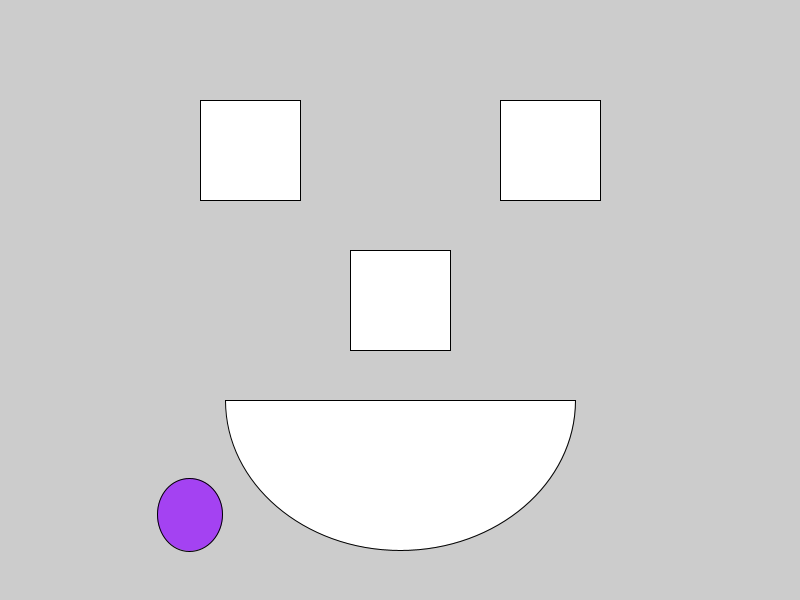
Frame 1 (no input)
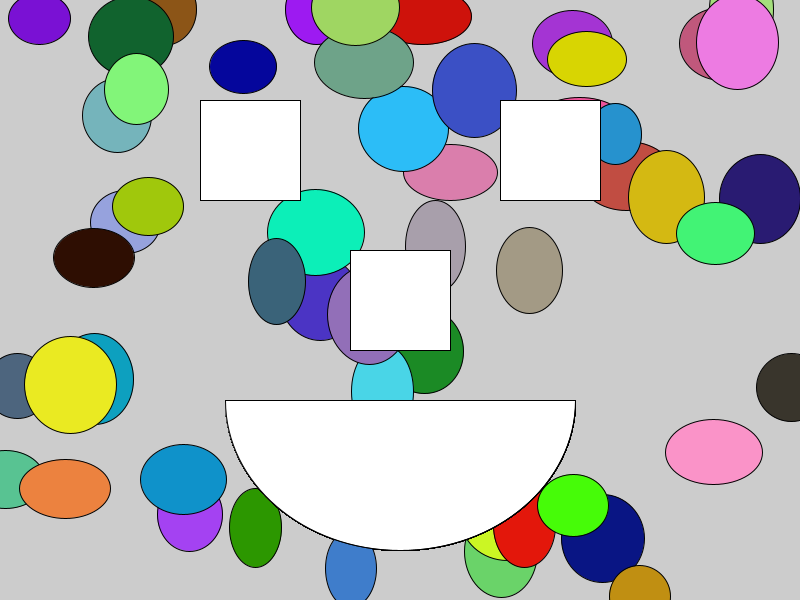
Frame 60 (the mouse pressed at the canvas centre just before this capture)
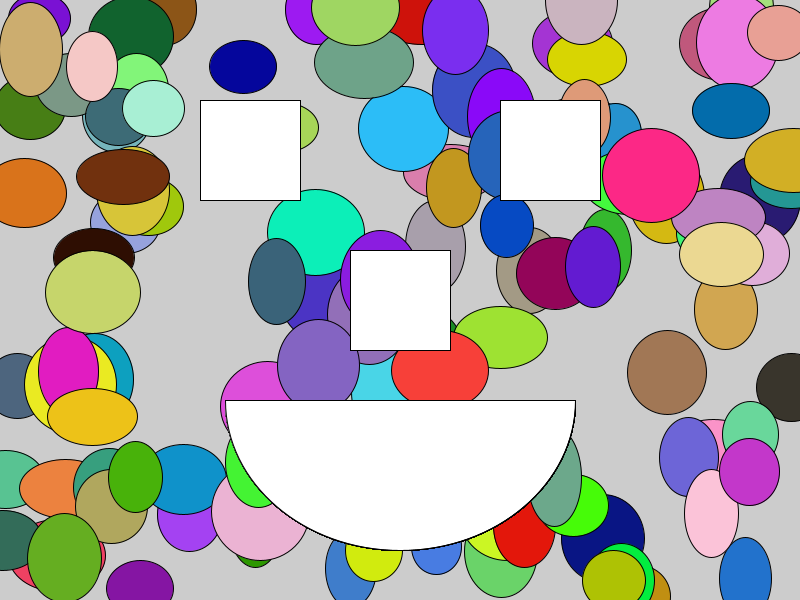
Frame 120 (the mouse held since frame 60 and released just before this capture)

The Processing sketch that drew these frames (run headless with seeded random() and noise(); from frame 60 on, the mouse is pressed at the canvas centre):

// Processing sketch: Functions_Challenge
// ── Functions_Challenge.pde
void setup() {
  size (800, 600);
}

void draw () {
  println (findMissingSide (30, 90, 'c'));
  println (usingKineticEquation (20, 30, 'k'));
  design ();
}


float findMissingSide (float j, float k, char choice) {
  float result;
  if (choice == 'a') {
    result = sqrt(sq(k) - sq(j));
    return result;
  }
  if (choice == 'b'){
    result = sqrt(sq(k) - sq(j));
    return result;  
  }
  if (choice == 'c'){
    result = sqrt(sq(k) + sq(j));
    return result;
  }
  println("Make a valid choice");
  return 0;
}

float usingKineticEquation (float x, float y, char value) {
  float answer;
  if (value == 'k') {
    answer = .5*x*sq(y);
    return answer;
  }
  if (value == 'm') {
    answer = 2*x/sq(y); 
    return answer;
  }
  if (value == 'v'){
    answer = sqrt(2*x/y);
    return answer;
  }
  println("Make a valid choice");
  return 90;
}

void design (){
  fill (random(0,255), random(0,255), random(0,255));
  ellipse (random (width), random (height), random (50, 100), random (50, 100));
  fill (255);
  rect(200, 100,100,100);
  rect(500, 100, 100, 100);
  rect(350, 250, 100, 100);
  arc (width/2, 400, 350, 300, 0, PI,CHORD );  
  
}
